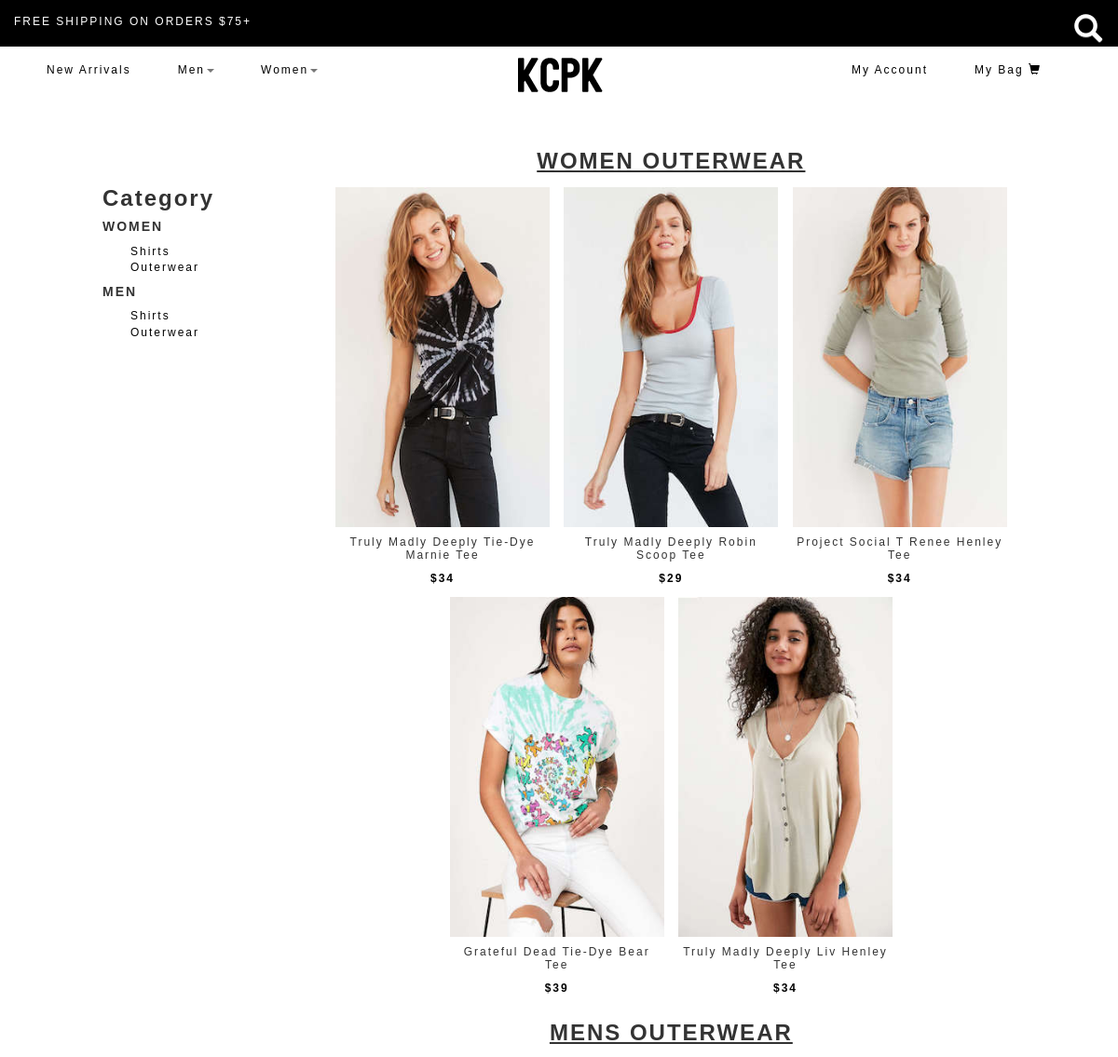
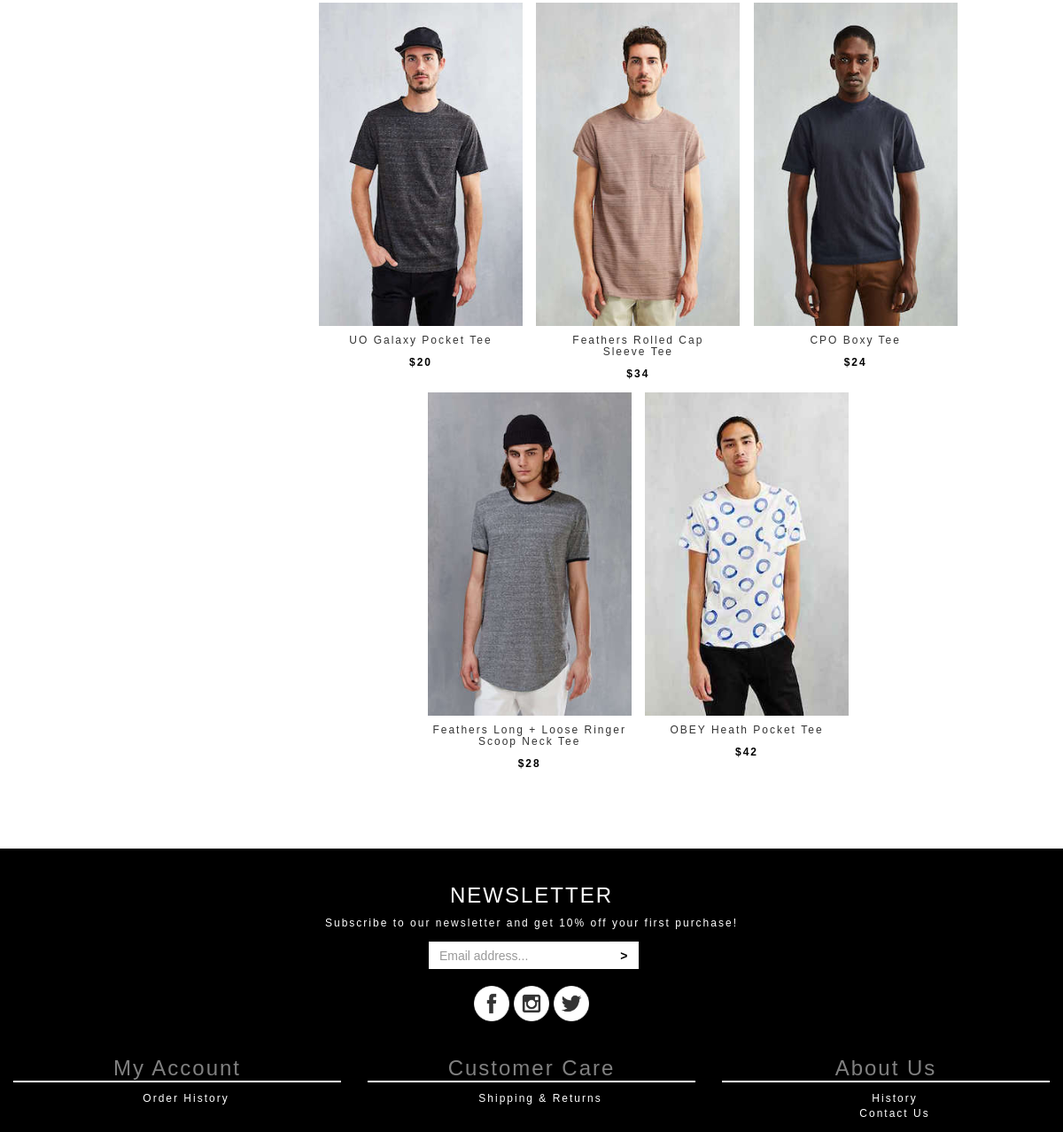
The app's page /Products/shopShirts with its own data (2 pictures, top to bottom).
### tables this page shows
CREATE TABLE `products` (
  `id` int(11) NOT NULL AUTO_INCREMENT,
  `name` varchar(45) DEFAULT NULL,
  `gender` varchar(45) DEFAULT NULL,
  `description` varchar(255) DEFAULT NULL,
  `price` float DEFAULT NULL,
  `type` varchar(45) DEFAULT NULL,
  `color` varchar(45) DEFAULT NULL,
  `created_at` datetime DEFAULT NULL,
  `updated_at` datetime DEFAULT NULL,
  `front_image_filename` varchar(45) DEFAULT NULL,
  `back_image_filename` varchar(45) DEFAULT NULL,
  PRIMARY KEY (`id`)
);

### application/controllers/Products.php (called while the page is built, shortened)
<?php
class Products extends CI_Controller {
    public function shopShirts(){
    	$this->load->model('Product');
    	$products['womenTees'] = $this->Product->getWTees();
    	$products['menTees'] = $this->Product->getMTees();
    	$this->load->view('shopShirts', $products);
    }
}

### index.php (called while the page is built, shortened)
<?php
require_once BASEPATH.'core/CodeIgniter.php';

### application/models/Product.php (called while the page is built, shortened)
<?php
class Product extends CI_Model {
	public function getMTees(){
		$query = "select * from products where products.gender = 'men' AND products.type = 'shirt' ";
		return $this->db->query($query)->result_array();
	}
    public function getWTees() {
        $query = "SELECT * FROM products WHERE products.gender = 'women' AND products.type = 'shirt' ";
        return $this->db->query($query)->result_array();
    }
}

### application/views/shopShirts.php (the view, shortened to what this page needs)
<!DOCTYPE html>
<html>
<head>
</head>
<body>
<div id='container'>
    <div class='categories'>
        <h3 class="category">Category</h3>
        <h5 class="category">WOMEN</h5>
        <ul>
            <li><a class="type" href="/products/womenTees">Shirts</a></li>
            <li><a class="type" href="/products/womenOuterwears">Outerwear</a></li>
        </ul>
        <h5 class="category">MEN</h5>
        <ul>
            <li><a class="type" href="/products/menTees">Shirts</a></li>
            <li><a class="type" href="/products/outerwear">Outerwear</a></li>
        </ul>
</div>
<div class="rightSide">
    <p><h3 class="page_title">WOMEN OUTERWEAR</h3>
<div class="classContent">
<?php
			foreach($womenTees as $WO ){
		?>
			<div class="product">
				<a href="/itemDetails/<?=$WO['id']?>"><img id = '<?= $WO['id'] ?>' class="picSize" src="/assets/currentProducts/<?= $WO['front_image_filename']?>" alt="Tee 1" data-alt-src='/assets/currentProducts/<?= $WO['back_image_filename']?>'/></a>
				<h6><?= $WO['name']?></h6>
				<p class='bold'>$<?= $WO['price'] ?></p>
			</div>
		<?php
			}
		?>
        <h3 class="page_title">MENS OUTERWEAR</h3>
<?php
            foreach($menTees as $MO ){
        ?>
            <div class="product">
                <a href="/itemDetails/<?=$MO['id']?>"><img id = '<?= $MO['id'] ?>' class="picSize" src="/assets/currentProducts/<?= $MO['front_image_filename']?>" alt="Tee 1" data-alt-src='/assets/currentProducts/<?= $MO['back_image_filename']?>'/></a>
                <h6><?= $MO['name']?></h6>
                <p class='bold'>$<?= $MO['price'] ?></p>
            </div>
        <?php
            }
        ?>
</div>
		</div>
	</div>
</body>
</html>

### assets/home_view_style.css (style rules this page uses)
* { margin:0px; padding:0px; }
body { font-family: "Karla", Arial, Helvetica, sans-serif; font-size: 1.2em; letter-spacing: 2px; }
#container { margin-left:5%; }
p { color: black;z margin-left: 30px; }
a { color: white; }
body { padding: 10px 0px 0px; }

### application/views/shopShirts.php (style rules this page uses)
* { padding: 0px; margin: 0px; }
#container { width: 1100px; margin: 130px 0px 0px 70px; }
.categories { height: 400px; width: 190px; display: inline-block; vertical-align: top; margin-left: 10px; margin-top: 40px; }
.rightSide { display: inline-block; vertical-align: top; width: 890px; }
.classContent { text-align: center; }
.product { width: 230px; height: 430px; text-align: center; display:inline-block; margin: 5px; vertical-align: top; }
.picSize { height: 365px; width: 230px; }
.bold { font-weight: bold; }
ul { list-style: none; }
li { margin-left: 20px; }
.page_title { text-align: center; font-weight: bolder; text-decoration: underline; }
.category { margin-left: 30px; font-weight: bolder; }
.type { margin-left: 40px; color: black; }

### records on screen
products: front_image_filename (picture), name "Truly Madly Deeply Tie-Dye Marnie Tee", price "34"
products: front_image_filename (picture), name "Truly Madly Deeply Robin Scoop Tee", price "29"
products: front_image_filename (picture), name "Project Social T Renee Henley Tee", price "34"
products: front_image_filename (picture), name "Grateful Dead Tie-Dye Bear Tee", price "39"
products: front_image_filename (picture), name "Truly Madly Deeply Liv Henley Tee", price "34"
products: front_image_filename (picture), name "UO Galaxy Pocket Tee", price "20"
products: front_image_filename (picture), name "Feathers Rolled Cap Sleeve Tee", price "34"
products: front_image_filename (picture), name "CPO Boxy Tee", price "24"
products: front_image_filename (picture), name "Feathers Long + Loose Ringer Scoop Neck Tee", price "28"
products: front_image_filename (picture), name "OBEY Heath Pocket Tee", price "42"
